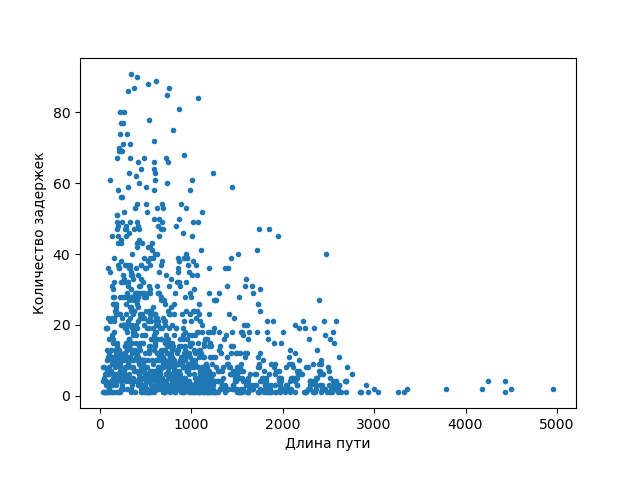

This figure's Python source:
import pandas as pd
import numpy as np
import matplotlib.pyplot as plt

plt.subplots_adjust(bottom=0.15)

df = pd.read_csv('flight_delays.csv')

d = df.loc[df['dep_delayed_15min'] == 'Y'].groupby('Distance').Dest.count()
ax = d.plot(x='Distance', y='count', style='.')
plt.xlabel('Длина пути')
plt.ylabel('Количество задержек')
ax.figure.savefig('2.png')
